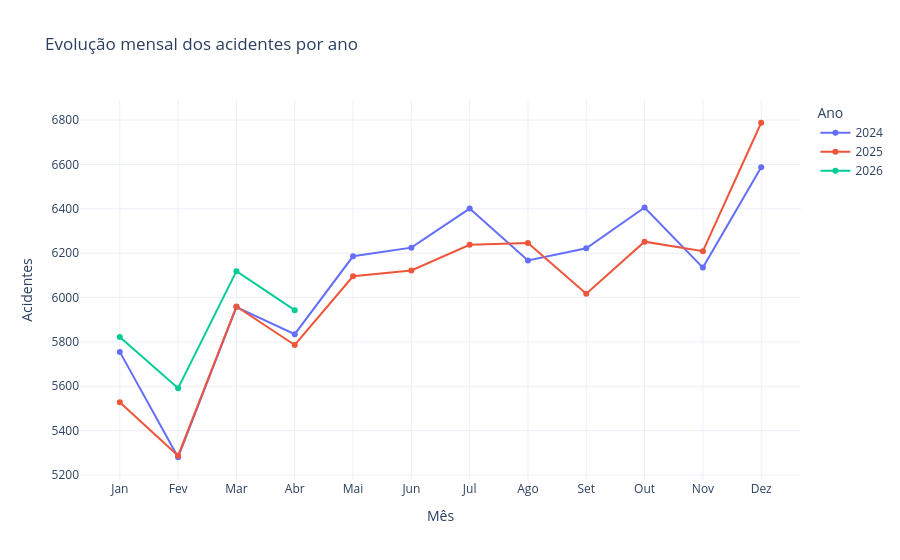

Notebook source saved alongside this figure:
### Markdown cell above
## 6. Tendência temporal dos acidentes

A análise mensal permite identificar variações ao longo do tempo, efeitos de sazonalidade, férias, feriados e períodos de maior circulação nas rodovias.  
Como 2026 é parcial, o gráfico deve ser interpretado com cuidado: ele mostra os meses disponíveis, mas não representa o ano completo.

### Code cell
MES_ORDEM = ["Jan", "Fev", "Mar", "Abr", "Mai", "Jun", "Jul", "Ago", "Set", "Out", "Nov", "Dez"]

mensal = (
    df.groupby(["ano", "mes", "mes_nome"], as_index=False)
    .agg(
        acidentes=("id", "count"),
        mortos=("mortos", "sum"),
        feridos=("feridos", "sum")
    )
    .sort_values(["ano", "mes"])
)

mensal["mes_nome"] = pd.Categorical(mensal["mes_nome"], categories=MES_ORDEM, ordered=True)

fig = px.line(
    mensal,
    x="mes_nome",
    y="acidentes",
    color="ano",
    markers=True,
    title="Evolução mensal dos acidentes por ano",
    labels={"mes_nome": "Mês", "acidentes": "Acidentes", "ano": "Ano"}
)

fig.update_layout(template="plotly_white")
fig.show()

mensal.sort_values("acidentes", ascending=False).head(12)

### Figure 1 — Plotly figure (JSON) as saved in the notebook; plotly's stock layout.template omitted (floating-point values rounded to 4 significant figures)
{"data": [{"hovertemplate": "Ano=2024<br>Mês=%{x}<br>Acidentes=%{y}<extra></extra>", "legendgroup": "2024", "line": {"color": "#636efa", "dash": "solid"}, "marker": {"symbol": "circle"}, "mode": "lines+markers", "name": "2024", "orientation": "v", "showlegend": true, "type": "scatter", "x": ["Jan", "Fev", "Mar", "Abr", "Mai", "Jun", "Jul", "Ago", "Set", "Out", "Nov", "Dez"], "xaxis": "x", "y": [5755, 5280, 5957, 5835, 6186, 6225, 6401, 6167, 6222, 6406, 6135, 6587], "yaxis": "y"}, {"hovertemplate": "Ano=2025<br>Mês=%{x}<br>Acidentes=%{y}<extra></extra>", "legendgroup": "2025", "line": {"color": "#EF553B", "dash": "solid"}, "marker": {"symbol": "circle"}, "mode": "lines+markers", "name": "2025", "orientation": "v", "showlegend": true, "type": "scatter", "x": ["Jan", "Fev", "Mar", "Abr", "Mai", "Jun", "Jul", "Ago", "Set", "Out", "Nov", "Dez"], "xaxis": "x", "y": [5528, 5287, 5960, 5786, 6096, 6122, 6238, 6246, 6017, 6252, 6209, 6788], "yaxis": "y"}, {"hovertemplate": "Ano=2026<br>Mês=%{x}<br>Acidentes=%{y}<extra></extra>", "legendgroup": "2026", "line": {"color": "#00cc96", "dash": "solid"}, "marker": {"symbol": "circle"}, "mode": "lines+markers", "name": "2026", "orientation": "v", "showlegend": true, "type": "scatter", "x": ["Jan", "Fev", "Mar", "Abr"], "xaxis": "x", "y": [5822, 5591, 6119, 5943], "yaxis": "y"}], "layout": {"legend": {"title": {"text": "Ano"}, "tracegroupgap": 0}, "title": {"text": "Evolução mensal dos acidentes por ano"}, "xaxis": {"anchor": "y", "domain": [0, 1], "title": {"text": "Mês"}}, "yaxis": {"anchor": "x", "domain": [0, 1], "title": {"text": "Acidentes"}}}}
